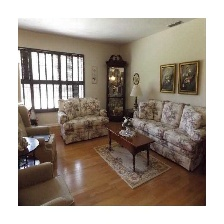
#> input picture backend/uc_hack_20-master/uc_hack_20-master/recommendation/living_994.jpg, 224 x 224 px
$ jupyter execute --allow-errors recommendation.ipynb
#> lines starting #> are read from the running program, lines starting #| are printed output that depends on the picture
[cell 1]
import math
from PIL import Image

def get_colors(image_path, num_colors):
    # Open the image and resize it to speed up processing
#> called with image_path = 'living_994.jpg', num_colors = 10
    image = Image.open(image_path)
#> image is the input picture: PIL image 224x224 RGB; mean R, G, B 165.2, 154.3, 144.1
    image = image.resize((200, 200))
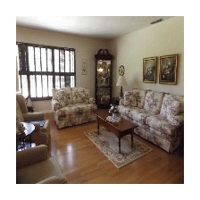
#> image: PIL image 200x200 RGB; mean R, G, B 165.1, 154.2, 144

    # Get the colors from the image
    colors = image.getcolors(200 * 200)
#> colors = 21311 items
    colors = sorted(colors, key=lambda t: t[0], reverse=True)

    # Get the top 10 most frequent colors
    top_colors = [color[1] for color in colors[:10]]
#> top_colors = [(255, 255, 255), (255, 255, 254), (255, 255, 253), (254, 255, 255), (254, 254, 254), (255, 255, 252), (255, 254, 255), (253, 253, 253), (255, 255, 251), (255, 255, 250)]

    # Convert the colors to their hexadecimal representation
    def rgb_to_hex(rgb):
        return f'#{rgb[0]:02x}{rgb[1]:02x}{rgb[2]:02x}'

    hex_colors = [rgb_to_hex(color) for color in top_colors]
#> hex_colors = ['#ffffff', '#fffffe', '#fffffd', '#feffff', '#fefefe', '#fffffc', '#fffeff', '#fdfdfd', '#fffffb', '#fffffa']

    return hex_colors

# Example usage
hex_colors = get_colors('living_994.jpg', 10)
print(hex_colors)
#| ['#ffffff', '#fffffe', '#fffffd', '#feffff', '#fefefe', '#fffffc', '#fffeff', '#fdfdfd', '#fffffb', '#fffffa']

[cell 2]
import math
from PIL import Image

def get_colors(image_path, num_colors):
    # Open the image and resize it to speed up processing
#> called with image_path = 'living_994.jpg', num_colors = 10
    image = Image.open(image_path)
    image = image.resize((200, 200))

    # Get the colors from the image
    colors = image.getcolors(200 * 200)
#> colors = 21311 items
    colors = sorted(colors, key=lambda t: t[0], reverse=False)

    # Get the top 10 most frequent colors
    top_colors = [color[1] for color in colors[:10]]
#> top_colors = [(156, 149, 136), (254, 255, 247), (155, 149, 128), (154, 149, 152), (181, 177, 147), (56, 36, 30), (77, 65, 66), (149, 137, 122), (101, 81, 74), (65, 37, 26)]

    # Convert the colors to their hexadecimal representation
    def rgb_to_hex(rgb):
        return f'#{rgb[0]:02x}{rgb[1]:02x}{rgb[2]:02x}'

    hex_colors = [rgb_to_hex(color) for color in top_colors]
#> hex_colors = ['#9c9588', '#fefff7', '#9b9580', '#9a9598', '#b5b193', '#38241e', '#4d4142', '#95897a', '#65514a', '#41251a']

    return hex_colors

# Example usage
hex_colors = get_colors('living_994.jpg', 10)
print(hex_colors)
#| ['#9c9588', '#fefff7', '#9b9580', '#9a9598', '#b5b193', '#38241e', '#4d4142', '#95897a', '#65514a', '#41251a']


$ run again, with backend/uc_hack_20-master/uc_hack_20-master/recommendation/im.jpg copied over backend/uc_hack_20-master/uc_hack_20-master/recommendation/living_994.jpg
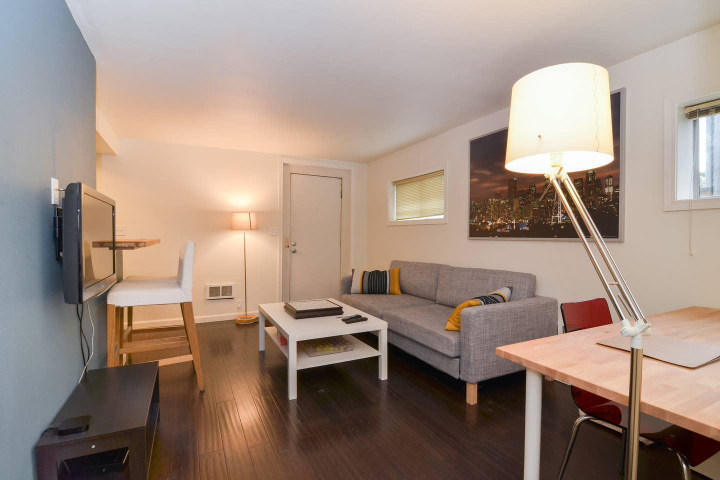
#> input picture backend/uc_hack_20-master/uc_hack_20-master/recommendation/im.jpg, 1440 x 960 px (shown at 1/2 size)
#> in get_colors, image is the input picture: PIL image 1440x960 RGB; mean R, G, B 159.2, 139.8, 128.1
#> in get_colors, `image = image.resize((200, 200))`:
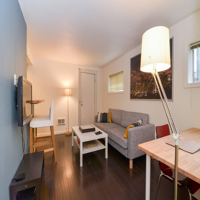
#> image: PIL image 200x200 RGB; mean R, G, B 159.2, 139.8, 128.1
#> in get_colors, `colors = image.getcolors(200 * 200)`: colors = 22830 items
#> in get_colors, `top_colors = [color[1] for color in colors[:10]]`: top_colors = [(199, 183, 170), (249, 250, 242), (198, 197, 203), (197, 196, 202), (250, 252, 247), (201, 192, 187), (200, 191, 186), (177, 162, 159), (199, 190, 185), (197, 181, 168)]
#> in get_colors, `hex_colors = [rgb_to_hex(color) for color in top_colors]`: hex_colors = ['#c7b7aa', '#f9faf2', '#c6c5cb', '#c5c4ca', '#fafcf7', '#c9c0bb', '#c8bfba', '#b1a29f', '#c7beb9', '#c5b5a8']
#| ['#c7b7aa', '#f9faf2', '#c6c5cb', '#c5c4ca', '#fafcf7', '#c9c0bb', '#c8bfba', '#b1a29f', '#c7beb9', '#c5b5a8']
#> in get_colors, `colors = image.getcolors(200 * 200)`: colors = 22830 items
#> in get_colors, `top_colors = [color[1] for color in colors[:10]]`: top_colors = [(22, 1, 0), (193, 165, 150), (23, 2, 0), (35, 0, 0), (51, 36, 38), (204, 190, 177), (131, 137, 146), (128, 137, 146), (123, 81, 50), (52, 36, 30)]
#> in get_colors, `hex_colors = [rgb_to_hex(color) for color in top_colors]`: hex_colors = ['#160100', '#c1a596', '#170200', '#230000', '#332426', '#ccbeb1', '#838992', '#808992', '#7b5132', '#34241e']
#| ['#160100', '#c1a596', '#170200', '#230000', '#332426', '#ccbeb1', '#838992', '#808992', '#7b5132', '#34241e']
